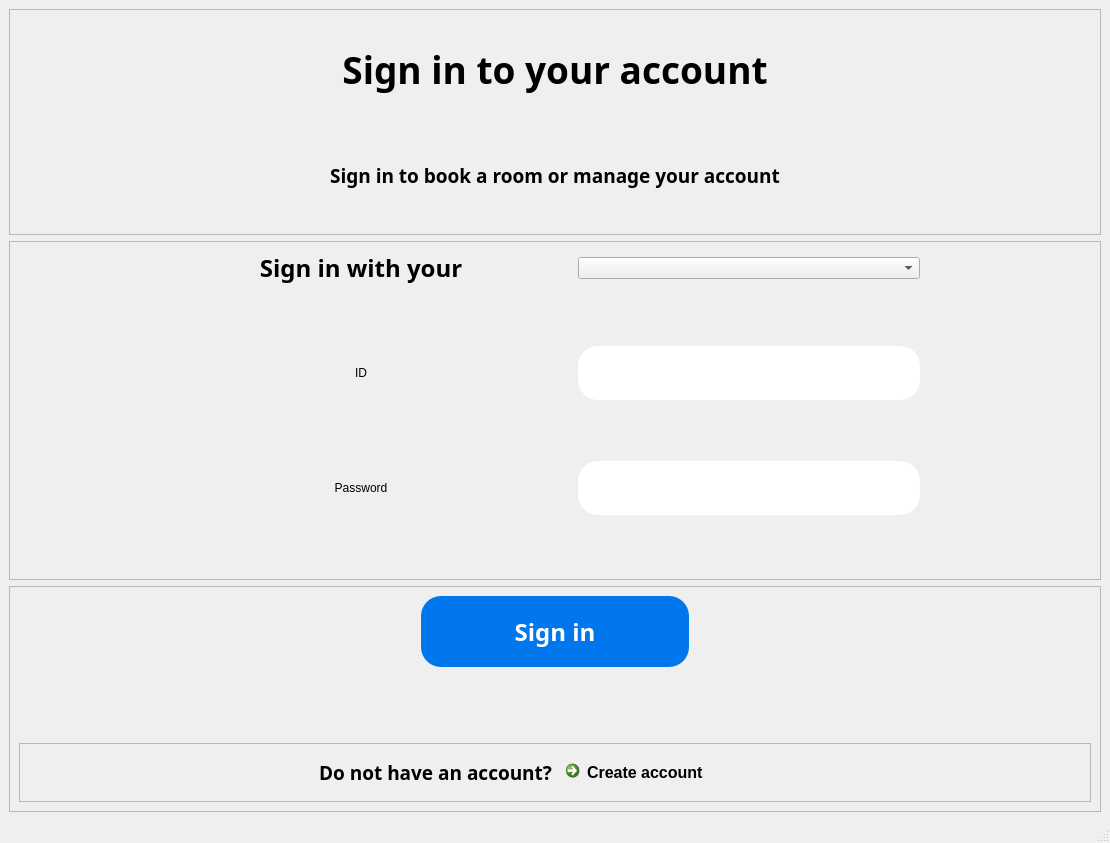
<?xml version="1.0" encoding="UTF-8"?>
<ui version="4.0">
 <class>MainWindow</class>
 <widget class="QMainWindow" name="MainWindow">
  <property name="geometry">
   <rect>
    <x>0</x>
    <y>0</y>
    <width>1110</width>
    <height>843</height>
   </rect>
  </property>
  <property name="font">
   <font>
    <family>Bahnschrift SemiBold</family>
    <pointsize>18</pointsize>
    <weight>75</weight>
    <bold>true</bold>
   </font>
  </property>
  <property name="windowTitle">
   <string>MainWindow</string>
  </property>
  <property name="styleSheet">
   <string notr="true">QLineEdit{ border-radius:20px}</string>
  </property>
  <widget class="QWidget" name="centralwidget">
   <layout class="QVBoxLayout" name="verticalLayout_2">
    <item>
     <layout class="QVBoxLayout" name="verticalLayout" stretch="2,3,2">
      <item>
       <widget class="QFrame" name="frame">
        <property name="frameShape">
         <enum>QFrame::StyledPanel</enum>
        </property>
        <property name="frameShadow">
         <enum>QFrame::Raised</enum>
        </property>
        <layout class="QGridLayout" name="gridLayout">
         <item row="3" column="0">
          <layout class="QGridLayout" name="gridLayout_2">
           <item row="0" column="0">
            <widget class="QLabel" name="label">
             <property name="font">
              <font>
               <family>Bahnschrift SemiBold</family>
               <pointsize>28</pointsize>
               <weight>75</weight>
               <bold>true</bold>
              </font>
             </property>
             <property name="text">
              <string>Sign in to your account</string>
             </property>
             <property name="alignment">
              <set>Qt::AlignCenter</set>
             </property>
            </widget>
           </item>
           <item row="1" column="0">
            <widget class="QLabel" name="label_2">
             <property name="font">
              <font>
               <family>Bahnschrift Light</family>
               <pointsize>14</pointsize>
               <weight>75</weight>
               <bold>true</bold>
              </font>
             </property>
             <property name="text">
              <string>Sign in to book a room or manage your account</string>
             </property>
             <property name="alignment">
              <set>Qt::AlignCenter</set>
             </property>
            </widget>
           </item>
          </layout>
         </item>
        </layout>
       </widget>
      </item>
      <item>
       <widget class="QFrame" name="frame_3">
        <property name="frameShape">
         <enum>QFrame::StyledPanel</enum>
        </property>
        <property name="frameShadow">
         <enum>QFrame::Raised</enum>
        </property>
        <layout class="QGridLayout" name="gridLayout_4">
         <item row="0" column="0">
          <layout class="QGridLayout" name="gridLayout_3" columnstretch="2,4,0,4,2">
           <item row="0" column="3">
            <widget class="QComboBox" name="comboBox"/>
           </item>
           <item row="2" column="3">
            <widget class="QLineEdit" name="lineEdit">
             <property name="sizePolicy">
              <sizepolicy hsizetype="Expanding" vsizetype="Expanding">
               <horstretch>0</horstretch>
               <verstretch>0</verstretch>
              </sizepolicy>
             </property>
             <property name="styleSheet">
              <string notr="true">QLineEdit{ border-radius:20px}</string>
             </property>
            </widget>
           </item>
           <item row="0" column="0">
            <spacer name="horizontalSpacer_2">
             <property name="orientation">
              <enum>Qt::Horizontal</enum>
             </property>
             <property name="sizeHint" stdset="0">
              <size>
               <width>40</width>
               <height>20</height>
              </size>
             </property>
            </spacer>
           </item>
           <item row="3" column="3">
            <spacer name="verticalSpacer_2">
             <property name="orientation">
              <enum>Qt::Vertical</enum>
             </property>
             <property name="sizeHint" stdset="0">
              <size>
               <width>20</width>
               <height>40</height>
              </size>
             </property>
            </spacer>
           </item>
           <item row="5" column="3">
            <spacer name="verticalSpacer_3">
             <property name="orientation">
              <enum>Qt::Vertical</enum>
             </property>
             <property name="sizeHint" stdset="0">
              <size>
               <width>20</width>
               <height>40</height>
              </size>
             </property>
            </spacer>
           </item>
           <item row="0" column="2">
            <spacer name="horizontalSpacer">
             <property name="orientation">
              <enum>Qt::Horizontal</enum>
             </property>
             <property name="sizeHint" stdset="0">
              <size>
               <width>40</width>
               <height>20</height>
              </size>
             </property>
            </spacer>
           </item>
           <item row="2" column="1">
            <widget class="QLabel" name="label_4">
             <property name="text">
              <string>ID</string>
             </property>
             <property name="alignment">
              <set>Qt::AlignCenter</set>
             </property>
            </widget>
           </item>
           <item row="4" column="1">
            <widget class="QLabel" name="label_5">
             <property name="text">
              <string>Password</string>
             </property>
             <property name="alignment">
              <set>Qt::AlignCenter</set>
             </property>
            </widget>
           </item>
           <item row="0" column="1">
            <widget class="QLabel" name="label_3">
             <property name="font">
              <font>
               <family>Bahnschrift SemiBold</family>
               <pointsize>18</pointsize>
               <weight>75</weight>
               <bold>true</bold>
              </font>
             </property>
             <property name="text">
              <string>Sign in with your</string>
             </property>
             <property name="alignment">
              <set>Qt::AlignCenter</set>
             </property>
            </widget>
           </item>
           <item row="0" column="4">
            <spacer name="horizontalSpacer_3">
             <property name="orientation">
              <enum>Qt::Horizontal</enum>
             </property>
             <property name="sizeHint" stdset="0">
              <size>
               <width>40</width>
               <height>20</height>
              </size>
             </property>
            </spacer>
           </item>
           <item row="4" column="3">
            <widget class="QLineEdit" name="lineEdit_2">
             <property name="sizePolicy">
              <sizepolicy hsizetype="Expanding" vsizetype="Expanding">
               <horstretch>0</horstretch>
               <verstretch>0</verstretch>
              </sizepolicy>
             </property>
             <property name="styleSheet">
              <string notr="true">QLineEdit{ border-radius:20px}</string>
             </property>
            </widget>
           </item>
           <item row="1" column="3">
            <spacer name="verticalSpacer_4">
             <property name="orientation">
              <enum>Qt::Vertical</enum>
             </property>
             <property name="sizeHint" stdset="0">
              <size>
               <width>20</width>
               <height>40</height>
              </size>
             </property>
            </spacer>
           </item>
          </layout>
         </item>
        </layout>
       </widget>
      </item>
      <item>
       <widget class="QFrame" name="frame_2">
        <property name="sizePolicy">
         <sizepolicy hsizetype="Preferred" vsizetype="Expanding">
          <horstretch>0</horstretch>
          <verstretch>0</verstretch>
         </sizepolicy>
        </property>
        <property name="frameShape">
         <enum>QFrame::StyledPanel</enum>
        </property>
        <property name="frameShadow">
         <enum>QFrame::Raised</enum>
        </property>
        <layout class="QGridLayout" name="gridLayout_7" rowminimumheight="0,0">
         <item row="0" column="0">
          <layout class="QGridLayout" name="gridLayout_6" columnstretch="3,2,3">
           <item row="0" column="2">
            <spacer name="horizontalSpacer_5">
             <property name="orientation">
              <enum>Qt::Horizontal</enum>
             </property>
             <property name="sizeHint" stdset="0">
              <size>
               <width>40</width>
               <height>20</height>
              </size>
             </property>
            </spacer>
           </item>
           <item row="0" column="0">
            <spacer name="horizontalSpacer_4">
             <property name="orientation">
              <enum>Qt::Horizontal</enum>
             </property>
             <property name="sizeHint" stdset="0">
              <size>
               <width>40</width>
               <height>20</height>
              </size>
             </property>
            </spacer>
           </item>
           <item row="0" column="1">
            <widget class="QPushButton" name="pushButton">
             <property name="sizePolicy">
              <sizepolicy hsizetype="Minimum" vsizetype="Expanding">
               <horstretch>0</horstretch>
               <verstretch>0</verstretch>
              </sizepolicy>
             </property>
             <property name="font">
              <font>
               <family>Bahnschrift SemiBold</family>
               <pointsize>18</pointsize>
               <weight>75</weight>
               <bold>true</bold>
              </font>
             </property>
             <property name="styleSheet">
              <string notr="true">QPushButton{background-color: rgb(0,119,237); border-radius:20px; color:rgb(255,255,255);}</string>
             </property>
             <property name="text">
              <string>Sign in</string>
             </property>
            </widget>
           </item>
           <item row="1" column="1">
            <spacer name="verticalSpacer">
             <property name="orientation">
              <enum>Qt::Vertical</enum>
             </property>
             <property name="sizeHint" stdset="0">
              <size>
               <width>20</width>
               <height>40</height>
              </size>
             </property>
            </spacer>
           </item>
          </layout>
         </item>
         <item row="1" column="0">
          <widget class="QFrame" name="frame_4">
           <property name="frameShape">
            <enum>QFrame::StyledPanel</enum>
           </property>
           <property name="frameShadow">
            <enum>QFrame::Raised</enum>
           </property>
           <layout class="QGridLayout" name="gridLayout_8">
            <item row="0" column="0">
             <layout class="QGridLayout" name="gridLayout_5">
              <item row="0" column="0">
               <widget class="QLabel" name="label_6">
                <property name="font">
                 <font>
                  <family>Bahnschrift Light</family>
                  <pointsize>14</pointsize>
                  <weight>75</weight>
                  <bold>true</bold>
                 </font>
                </property>
                <property name="text">
                 <string>Do not have an account?</string>
                </property>
                <property name="alignment">
                 <set>Qt::AlignRight|Qt::AlignTrailing|Qt::AlignVCenter</set>
                </property>
               </widget>
              </item>
              <item row="0" column="1">
               <widget class="QCommandLinkButton" name="commandLinkButton">
                <property name="font">
                 <font>
                  <family>Segoe UI</family>
                  <pointsize>12</pointsize>
                  <weight>75</weight>
                  <bold>true</bold>
                 </font>
                </property>
                <property name="text">
                 <string>Create account</string>
                </property>
               </widget>
              </item>
             </layout>
            </item>
           </layout>
          </widget>
         </item>
        </layout>
       </widget>
      </item>
     </layout>
    </item>
   </layout>
  </widget>
  <widget class="QStatusBar" name="statusbar"/>
 </widget>
 <resources/>
 <connections/>
</ui>
